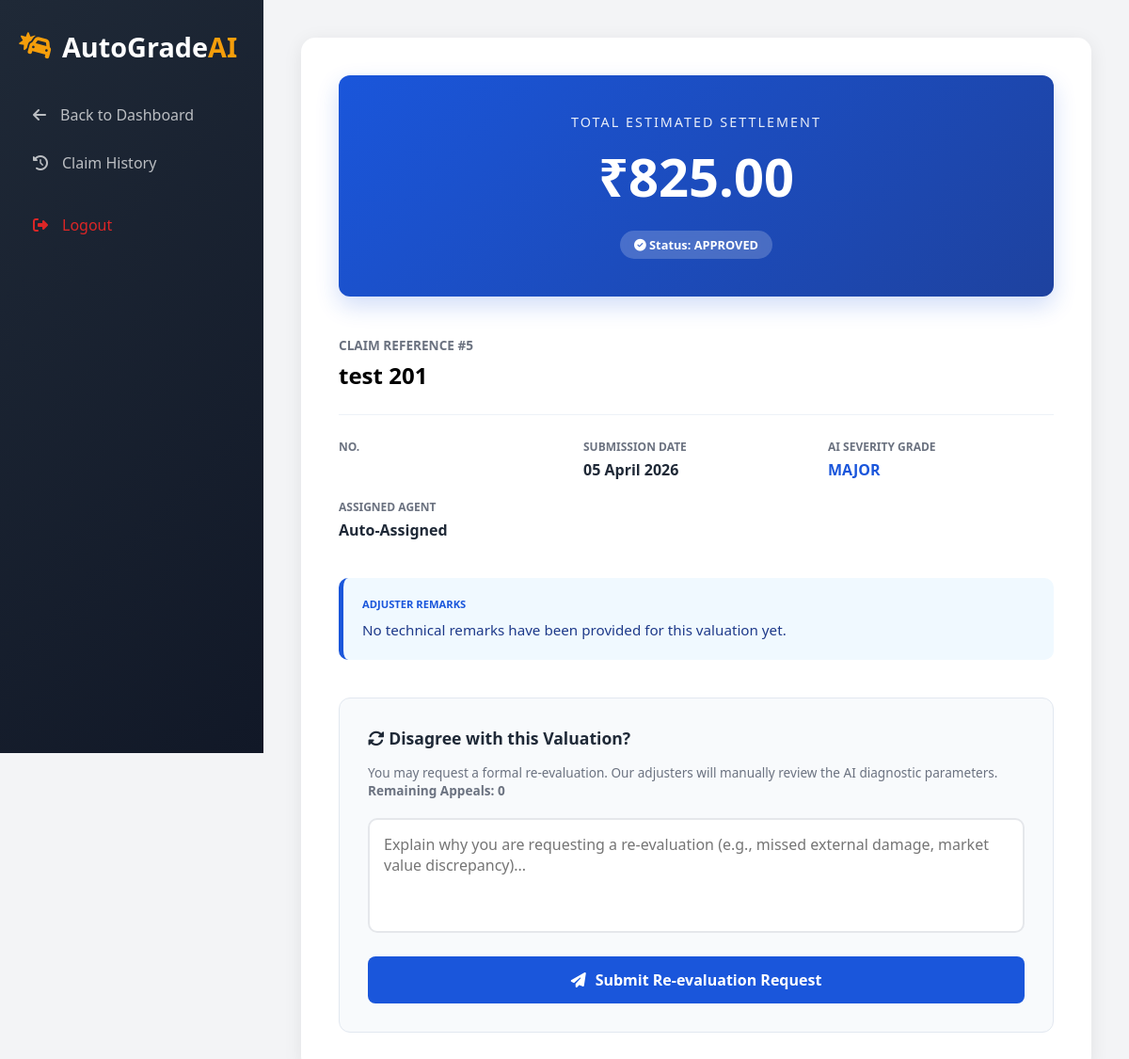
Page /claim-details/5/ (signed in) on the committed database.
### my_admin/models.py (models this page shows)
class DamageAnalysis(models.Model):
    user = models.ForeignKey(User, on_delete=models.CASCADE, related_name='claims')
    agent = models.ForeignKey(User, on_delete=models.SET_NULL, null=True, blank=True, related_name='tasks')
    damage_level = models.CharField(max_length=20, default='TBD')
    total_damage_factor = models.FloatField(default=0.0)
    detected_parts = models.CharField(max_length=255, null=True, blank=True)
    car_details = models.CharField(max_length=100)
    status = models.CharField(max_length=20, default='Pending')  # Pending, Approved, Appealed, Escalated
    market_value = models.DecimalField(max_digits=12, decimal_places=2, default=0)
    estimated_claim = models.DecimalField(max_digits=12, decimal_places=2, default=0)
    minor_coeff = models.FloatField(default=0.025)
    moderate_coeff = models.FloatField(default=0.05)
    major_coeff = models.FloatField(default=0.1)
    agent_comment = models.TextField(null=True, blank=True)
    user_appeal_reason = models.TextField(null=True, blank=True)
    appeal_count = models.IntegerField(default=0)
    created_at = models.DateTimeField(auto_now_add=True)
    updated_at = models.DateTimeField(auto_now=True)

### my_admin/views.py (the view)
# urls.py: path('claim-details/<int:claim_id>/', views.claim_details, name='claim_details'),
@login_required
def claim_details(request, claim_id):
    claim = get_object_or_404(DamageAnalysis, id=claim_id, user=request.user)
    return render(request, "ClaimDetails.html", {'claim': claim})

### my_admin/templates/ClaimDetails.html (shortened to what this page needs)
<!DOCTYPE html>
<html lang="en">
<head>
    <link rel="stylesheet" href="https://cdnjs.cloudflare.com/ajax/libs/font-awesome/6.4.0/css/all.min.css">
</head>
<body>
    <div class="sidebar">
        <div class="sidebar-header">
            <div class="logo"><i class="fas fa-car-crash"></i><span>AutoGrade<span>AI</span></span></div>
        </div>
        <div class="nav-menu">
            <a href="{% url 'admin_dashboard' %}" class="nav-item">
                <i class="fas fa-arrow-left"></i><span>Back to Dashboard</span>
            </a>
            <a href="{% url 'claim_history' %}" class="nav-item">
                <i class="fas fa-history"></i><span>Claim History</span>
            </a>
            <a href="{% url 'my_logout' %}" class="nav-item" style="color: var(--danger); margin-top: 20px;">
                <i class="fas fa-sign-out-alt"></i><span>Logout</span>
            </a>
        </div>
    </div>
    <div class="main-content">
        <div class="detail-card">
            <div class="claim-hero">
                <p>Total Estimated Settlement</p>
                <h1>₹{{ claim.estimated_claim|default:"0.00" }}</h1>
                <div class="hero-status">
                    <i class="fas {% if claim.status == 'Approved' %}fa-check-circle{% else %}fa-clock{% endif %}"></i>
                    Status: {{ claim.status|upper }}
                </div>
            </div>
            <div class="header-row">
                <div>
                    <span class="claim-id">Claim Reference #{{ claim.id }}</span>
                    <h2 style="margin-top: 5px;">{{ claim.car_details }}</h2>
                </div>
            </div>
            <div class="info-grid">
                <div class="info-item">
                    <label>No.</label>
                </div>
                <div class="info-item">
                    <label>Submission Date</label>
                    <p>{{ claim.updated_at|date:"d F Y"}}</p>
                </div>
                <div class="info-item">
                    <label>AI Severity Grade</label>
                    <p style="color: var(--primary);">{{ claim.damage_level|upper }}</p>
                </div>
                <div class="info-item">
                    <label>Assigned Agent</label>
                    <p>{{ claim.agent.first_name|default:"Auto-Assigned" }}</p>
                </div>
            </div>
            <div class="comment-box">
                <label>Adjuster Remarks</label>
                <p>{{ claim.agent_comment|default:"No technical remarks have been provided for this valuation yet." }}</p>
            </div>
            <div class="appeal-section">
                {% if claim.status != 'Pending' %}
                    {% if claim.appeal_count < 2 %}
                        <h3><i class="fas fa-sync-alt"></i> Disagree with this Valuation?</h3>
                        <p style="color: var(--gray); margin-bottom: 20px; font-size: 0.85rem;">
                            You may request a formal re-evaluation. Our adjusters will manually review the AI diagnostic parameters.
                            <br><strong>Remaining Appeals: {{ 2|add:claim.appeal_count|add:"-2" }}</strong>
                        </p>
                        <form method="POST" action="{% url 'submit_appeal' claim.id %}">
                            <textarea name="appeal_reason" placeholder="Explain why you are requesting a re-evaluation (e.g., missed external damage, market value discrepancy)..." required rows="4"></textarea>
                            <button type="submit" class="btn btn-primary">
                                <i class="fas fa-paper-plane"></i> Submit Re-evaluation Request
                            </button>
                        </form>
                    {% endif %}
                {% endif %}
            </div>
        </div>
    </div>
</body>
</html>

### my_admin/templates/ClaimDetails.html (style rules this page uses)
* { margin: 0; padding: 0; box-sizing: border-box; font-family: 'Segoe UI', Tahoma, Geneva, Verdana, sans-serif; }
:root { --primary: #1a56db; --primary-dark: #1e429f; --secondary: #f59e0b; --dark: #1f2937; --light: #f9fafb; --gray: #6b7280; --danger: #dc2626; --success: #10b981; --warning: #f59e0b; --transition: all 0.3s ease; }
body { background-color: #f3f4f6; display: flex; min-height: 100vh; }
.sidebar { width: 280px; background: linear-gradient(135deg, var(--dark) 0%, #111827 100%); color: white; position: fixed; height: 100vh; padding: 30px 20px; z-index: 100; }
.sidebar-header .logo { display: flex; align-items: center; gap: 10px; font-size: 1.8rem; font-weight: 700; color: white; margin-bottom: 30px; }
.sidebar-header .logo i { color: var(--secondary); }
.sidebar-header .logo span span { color: var(--secondary); }
.nav-item { padding: 12px 15px; display: flex; align-items: center; gap: 15px; color: rgba(255,255,255,0.7); text-decoration: none; transition: var(--transition); border-radius: 8px; margin-bottom: 5px; }
.main-content { flex: 1; margin-left: 280px; padding: 40px; }
.detail-card { background: white; border-radius: 15px; padding: 40px; box-shadow: 0 4px 20px rgba(0,0,0,0.08); max-width: 900px; margin: 0 auto; }
.claim-hero { background: linear-gradient(135deg, var(--primary) 0%, var(--primary-dark) 100%); padding: 40px; border-radius: 12px; color: white; text-align: center; margin-bottom: 40px; box-shadow: 0 10px 25px rgba(26, 86, 219, 0.2); }
.claim-hero h1 { font-size: 3.5rem; margin: 10px 0; font-weight: 800; }
.claim-hero p { font-size: 0.9rem; text-transform: uppercase; letter-spacing: 2px; opacity: 0.9; }
.hero-status { display: inline-block; background: rgba(255, 255, 255, 0.2); padding: 6px 15px; border-radius: 20px; font-size: 0.8rem; font-weight: 700; margin-top: 10px; backdrop-filter: blur(5px); }
.header-row { display: flex; justify-content: space-between; align-items: flex-end; margin-bottom: 25px; }
.claim-id { color: var(--gray); font-weight: 600; font-size: 0.85rem; text-transform: uppercase; }
.info-grid { display: grid; grid-template-columns: repeat(3, 1fr); gap: 20px; margin-bottom: 40px; border-top: 1px solid #edf2f7; padding-top: 25px; }
.info-item label { display: block; color: var(--gray); font-size: 0.75rem; font-weight: 700; margin-bottom: 5px; text-transform: uppercase; }
.info-item p { font-size: 1rem; color: var(--dark); font-weight: 600; }
.comment-box { padding: 20px; border-radius: 10px; margin-bottom: 25px; border-left: 5px solid var(--primary); background: #f0f9ff; }
.comment-box label { font-weight: 800; font-size: 0.7rem; color: var(--primary); text-transform: uppercase; display: block; margin-bottom: 8px; }
.comment-box p { line-height: 1.6; color: #1e3a8a; font-size: 0.95rem; }
.appeal-section { margin-top: 40px; padding: 30px; border-radius: 12px; background: #f8fafc; border: 1px solid #e2e8f0; }
.appeal-section h3 { margin-bottom: 15px; color: var(--dark); font-size: 1.1rem; }
textarea { width: 100%; padding: 15px; border: 2px solid #e5e7eb; border-radius: 10px; font-size: 1rem; margin-bottom: 20px; resize: none; transition: var(--transition); background: white; }
.btn { padding: 14px 28px; border-radius: 8px; font-weight: 700; cursor: pointer; border: none; transition: var(--transition); width: 100%; font-size: 1rem; display: flex; align-items: center; justify-content: center; gap: 10px; }
.btn-primary { background: var(--primary); color: white; }

### rows in the picture
DamageAnalysis: estimated_claim "825.00", status "APPROVED", id "5", car_details "test 201", updated_at "05 April 2026", damage_level "MAJOR", agent.first_name "Auto-Assigned", agent_comment "No technical remarks have been provided for this valuation yet.", appeal_count "0"
